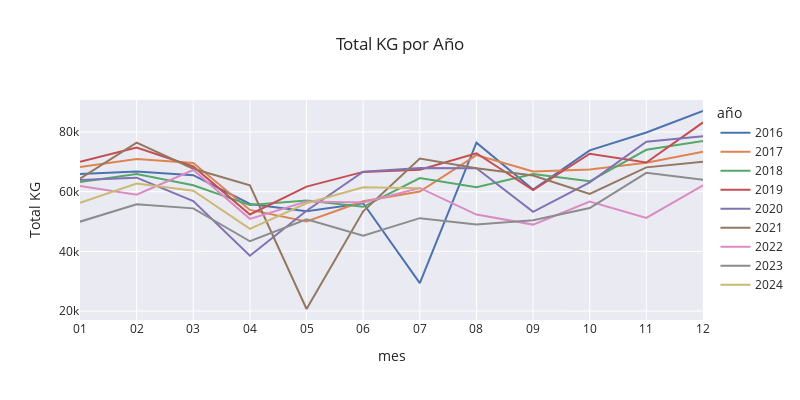

This figure's notebook cell:
### Code cell
fig = px.line(s1_2016_08, 
              x='mes', 
              y='total_kg', 
              color='año',  # Diferente color por año
              labels={'mes_dia': 'Mes', 'total_kg': 'Total KG'}, 
              title='Total KG por Año',
              width=800, height=400)

# Mostrar el gráfico interactivo
fig.show()

### Figure 1 — Plotly figure (JSON) as saved in the notebook; plotly's stock layout.template omitted (floating-point values rounded to 4 significant figures)
{"data": [{"hovertemplate": "año=2016<br>mes=%{x}<br>Total KG=%{y}<extra></extra>", "legendgroup": "2016", "line": {"color": "rgb(76,114,176)", "dash": "solid"}, "marker": {"symbol": "circle"}, "mode": "lines", "name": "2016", "orientation": "v", "showlegend": true, "type": "scatter", "x": ["01", "02", "03", "04", "05", "06", "07", "08", "09", "10", "11", "12"], "xaxis": "x", "y": [65904, 66770.0, 65510.0, 55850.0, 53470.0, 56120.0, 29350.0, 76390.0, 60730.0, 73810.0, 79780.0, 87000.0], "yaxis": "y"}, {"hovertemplate": "año=2017<br>mes=%{x}<br>Total KG=%{y}<extra></extra>", "legendgroup": "2017", "line": {"color": "rgb(221,132,82)", "dash": "solid"}, "marker": {"symbol": "circle"}, "mode": "lines", "name": "2017", "orientation": "v", "showlegend": true, "type": "scatter", "x": ["01", "02", "03", "04", "05", "06", "07", "08", "09", "10", "11", "12"], "xaxis": "x", "y": [68260.0, 70940.0, 69600, 53880, 50030.0, 56800.0, 60040.0, 72250.0, 66740.0, 67410.0, 69680.0, 73320], "yaxis": "y"}, {"hovertemplate": "año=2018<br>mes=%{x}<br>Total KG=%{y}<extra></extra>", "legendgroup": "2018", "line": {"color": "rgb(85,168,104)", "dash": "solid"}, "marker": {"symbol": "circle"}, "mode": "lines", "name": "2018", "orientation": "v", "showlegend": true, "type": "scatter", "x": ["01", "02", "03", "04", "05", "06", "07", "08", "09", "10", "11", "12"], "xaxis": "x", "y": [63180, 65880, 62150.0, 55500.0, 57050.0, 54910.0, 64550.0, 61490.0, 65900.0, 63460.0, 74010.0, 76980.0], "yaxis": "y"}, {"hovertemplate": "año=2019<br>mes=%{x}<br>Total KG=%{y}<extra></extra>", "legendgroup": "2019", "line": {"color": "rgb(196,78,82)", "dash": "solid"}, "marker": {"symbol": "circle"}, "mode": "lines", "name": "2019", "orientation": "v", "showlegend": true, "type": "scatter", "x": ["01", "02", "03", "04", "05", "06", "07", "08", "09", "10", "11", "12"], "xaxis": "x", "y": [69980.0, 74740.0, 68440.0, 52340.0, 61680.0, 66610.0, 67320.0, 72840.0, 60520.0, 72680.0, 69730.0, 83180.0], "yaxis": "y"}, {"hovertemplate": "año=2020<br>mes=%{x}<br>Total KG=%{y}<extra></extra>", "legendgroup": "2020", "line": {"color": "rgb(129,114,179)", "dash": "solid"}, "marker": {"symbol": "circle"}, "mode": "lines", "name": "2020", "orientation": "v", "showlegend": true, "type": "scatter", "x": ["01", "02", "03", "04", "05", "06", "07", "08", "09", "10", "11", "12"], "xaxis": "x", "y": [63890.0, 64680.0, 56870.0, 38520.0, 53610.0, 66690.0, 67870.0, 67860, 53250.0, 63110.0, 76720.0, 78540], "yaxis": "y"}, {"hovertemplate": "año=2021<br>mes=%{x}<br>Total KG=%{y}<extra></extra>", "legendgroup": "2021", "line": {"color": "rgb(147,120,96)", "dash": "solid"}, "marker": {"symbol": "circle"}, "mode": "lines", "name": "2021", "orientation": "v", "showlegend": true, "type": "scatter", "x": ["01", "02", "03", "04", "05", "06", "07", "08", "09", "10", "11", "12"], "xaxis": "x", "y": [64320, 76420.0, 67680.0, 62100.0, 20700, 53420.0, 71060.0, 67860.0, 65390.0, 59210.0, 68130.0, 70030.0], "yaxis": "y"}, {"hovertemplate": "año=2022<br>mes=%{x}<br>Total KG=%{y}<extra></extra>", "legendgroup": "2022", "line": {"color": "rgb(218,139,195)", "dash": "solid"}, "marker": {"symbol": "circle"}, "mode": "lines", "name": "2022", "orientation": "v", "showlegend": true, "type": "scatter", "x": ["01", "02", "03", "04", "05", "06", "07", "08", "09", "10", "11", "12"], "xaxis": "x", "y": [61910.0, 58990.0, 67240.0, 50880, 56660.0, 56340, 61230.0, 52320, 48960, 56640, 51180, 62100], "yaxis": "y"}, {"hovertemplate": "año=2023<br>mes=%{x}<br>Total KG=%{y}<extra></extra>", "legendgroup": "2023", "line": {"color": "rgb(140,140,140)", "dash": "solid"}, "marker": {"symbol": "circle"}, "mode": "lines", "name": "2023", "orientation": "v", "showlegend": true, "type": "scatter", "x": ["01", "02", "03", "04", "05", "06", "07", "08", "09", "10", "11", "12"], "xaxis": "x", "y": [49940.0, 55760.0, 54390.0, 43390.0, 50750.0, 45210.0, 51120.0, 49010.0, 50400.0, 54520.0, 66280.0, 64000.0], "yaxis": "y"}, {"hovertemplate": "año=2024<br>mes=%{x}<br>Total KG=%{y}<extra></extra>", "legendgroup": "2024", "line": {"color": "rgb(204,185,116)", "dash": "solid"}, "marker": {"symbol": "circle"}, "mode": "lines", "name": "2024", "orientation": "v", "showlegend": true, "type": "scatter", "x": ["01", "02", "03", "04", "05", "06", "07"], "xaxis": "x", "y": [56230.0, 62700.0, 60330.0, 47510.0, 56110.0, 61440.0, 61160.0], "yaxis": "y"}], "layout": {"height": 400, "legend": {"title": {"text": "año"}, "tracegroupgap": 0}, "title": {"text": "Total KG por Año"}, "width": 800, "xaxis": {"anchor": "y", "domain": [0, 1], "title": {"text": "mes"}}, "yaxis": {"anchor": "x", "domain": [0, 1], "title": {"text": "Total KG"}}}}
